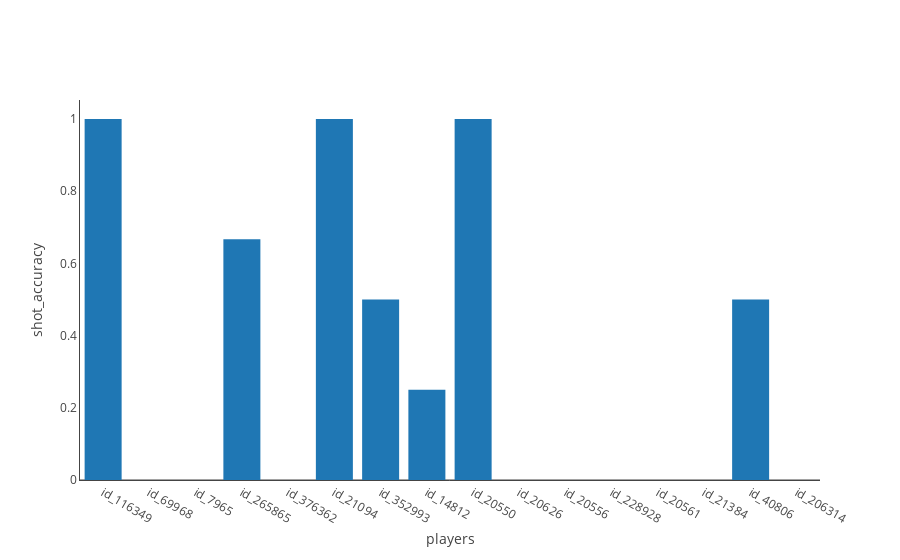

The cell this chart's notebook holds for it:
### Markdown cell above
## Shot accuracy of each player

### Code cell
df_sa = shot_accuracy(a_match_events)
visualize_barchart(df_sa, 'shot_accuracy')

### Figure 1 — Plotly figure (JSON) as saved in the notebook; plotly's stock layout.template omitted (floating-point values rounded to 4 significant figures)
{"data": [{"type": "bar", "uid": "30dd06f5-5df0-4b66-92b8-9ed90e187ed6", "x": ["id_116349", "id_69968", "id_7965", "id_265865", "id_376362", "id_21094", "id_352993", "id_14812", "id_20550", "id_20626", "id_20556", "id_228928", "id_20561", "id_21384", "id_40806", "id_206314"], "y": [1, 0, 0, 0.6667, 0, 1, 0.5, 0.25, 1, 0, 0, 0, 0, 0, 0.5, 0]}], "layout": {"xaxis": {"autorange": true, "showgrid": false, "showline": true, "showticklabels": true, "title": {"text": "players"}, "zeroline": true}, "yaxis": {"autorange": true, "showgrid": false, "showline": true, "showticklabels": true, "title": {"text": "shot_accuracy"}, "zeroline": true}}}
